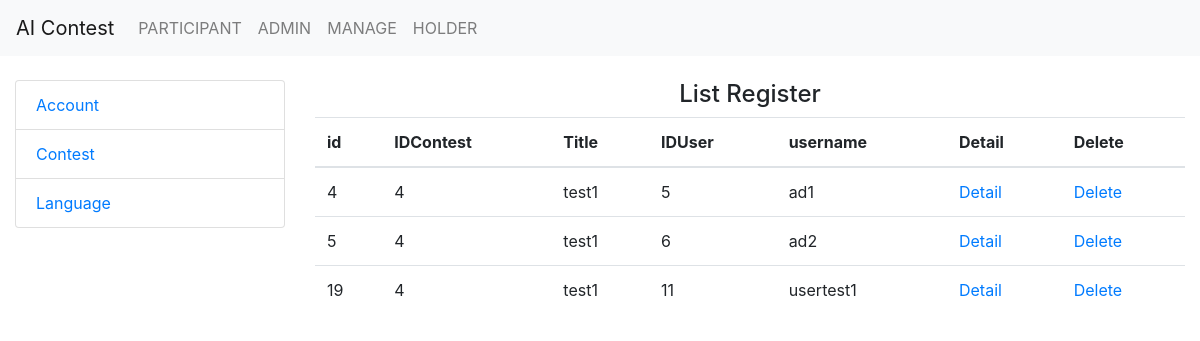
Screenshot of /contest/join-contest/4/ (signed in) with the database file from the repository.
### ContestAdmin/models.py (models this page shows)
class RegisterContest(models.Model):
    IDContest = models.CharField(max_length=100)
    IDUser = models.CharField(max_length=100)

class Contest(models.Model):
    IDUser = models.CharField(max_length=100)
    Title = models.TextField()
    Description = models.TextField()
    LinkContest = models.CharField(max_length=100)
    LinkDataTrain = models.CharField(max_length=100)
    LinkDataTest = models.CharField(max_length=100)
    LinkTester = models.CharField(max_length=100)
    TimeRegister = models.DateTimeField()
    TimeStart = models.DateTimeField()
    TimeEnd = models.DateTimeField()
    TimeOut = models.IntegerField()
    IDLanguage = models.CharField(max_length=100, null=True, blank=True)

### ContestAdmin/views.py (the view)
# urls.py: path('contest/join-contest/<int:pk>/',  views.joinContest, name='joinContest'),
def joinContest(request, pk):
    if request.user.is_superuser:
        lstatus = RegisterContest.objects.filter(IDContest = pk)
        for s in lstatus:
            obj = Contest.objects.filter(id = s.IDContest)
            s.title = obj[0].Title
        for s in lstatus:
            obj = User.objects.filter(id = s.IDUser)
            s.username = obj[0].username
        context = {
            'lstatus': lstatus
        }
        return render(request, 'Contest/join.html', context=context)
    else:
        return redirect('login')

### ContestAdmin/templates/Contest/join.html (shortened to what this page needs)
{% extends 'base/base.html' %}
{% block content %}
<h4 class="text-center">List Register</h4>
<table class="table">
    <thead>
        <tr>
            <th scope="col">id</th>
            <th scope="col">IDContest</th>
            <th scope="col">Title</th>
            <th scope="col">IDUser</th>
            <th scope="col">username</th>
            <th scope="col">Detail</th>
            <th scope="col">Delete</th>
        </tr>
    </thead>
    <tbody>
        {% for s in lstatus %}
        <tr>
            <td>{{s.pk}}</td>
            <td>{{s.IDContest}}</td>
            <td>{{s.title}}</td>
            <td>{{s.IDUser}}</td>
            <td>{{s.username}}</td>
            <td><a href="{% url 'detailAccount' pk=s.pk %}" class="" id="{{s.pk}}">Detail</a></td>
            <td><a href="{% url 'deletejoinContest' pk=s.pk %}" class="" id="{{s.pk}}" onclick="return confirm('Are you sure you want to delete?');">Delete</a></td>
        </tr>
        {% endfor %}
    </tbody>
</table>
{% endblock content %}

### rows the page displays
RegisterContest: pk "4", IDContest "4", title "test1", IDUser "5", username "ad1"
RegisterContest: pk "5", IDContest "4", title "test1", IDUser "6", username "ad2"
RegisterContest: pk "19", IDContest "4", title "test1", IDUser "11", username "usertest1"
